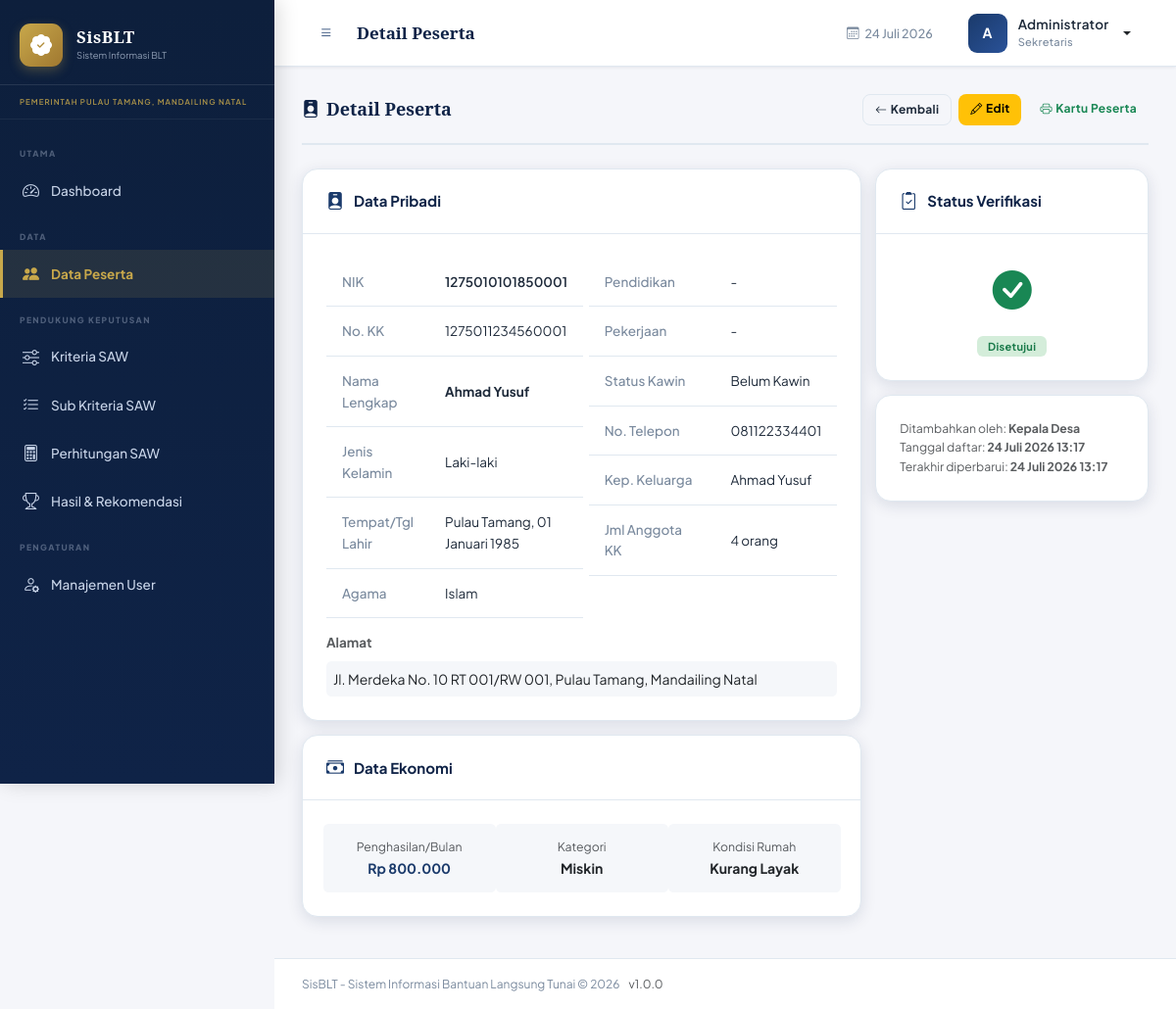
Screenshot of /pages/peserta/detail.php?id=1 (signed in) with the database file from the repository.
### tables this page shows
CREATE TABLE peserta (
    id INT AUTO_INCREMENT PRIMARY KEY,
    nik VARCHAR(16) NOT NULL UNIQUE,
    nama_lengkap VARCHAR(150) NOT NULL,
    tempat_lahir VARCHAR(100),
    tanggal_lahir DATE,
    jenis_kelamin ENUM('L', 'P') NOT NULL,
    agama VARCHAR(30),
    pendidikan VARCHAR(50),
    pekerjaan VARCHAR(100),
    status_kawin ENUM('Belum Kawin', 'Kawin', 'Cerai Hidup', 'Cerai Mati') DEFAULT 'Belum Kawin',
    alamat TEXT NOT NULL,
    rt VARCHAR(5),
    rw VARCHAR(5),
    kelurahan_id INT,
    kode_pos VARCHAR(10),
    no_telepon VARCHAR(20),
    no_kk VARCHAR(16),
    nama_kepala_keluarga VARCHAR(150),
    jumlah_anggota_keluarga INT DEFAULT 1 CHECK (jumlah_anggota_keluarga > 0),
    jumlah_anak_usia_sekolah INT DEFAULT 0 CHECK (jumlah_anak_usia_sekolah >= 0),
    penghasilan_bulanan DECIMAL(15,2) DEFAULT 0 CHECK (penghasilan_bulanan >= 0),
    kategori_kemiskinan ENUM('Sangat Miskin', 'Miskin', 'Hampir Miskin') DEFAULT 'Miskin',
    kondisi_rumah ENUM('Tidak Layak', 'Kurang Layak', 'Layak') DEFAULT 'Kurang Layak',
    foto_ktp VARCHAR(255) DEFAULT NULL,
    foto_kk VARCHAR(255) DEFAULT NULL,
    foto_peserta VARCHAR(255) DEFAULT NULL,
    status_verifikasi ENUM('menunggu', 'disetujui', 'ditolak') DEFAULT 'menunggu',
    catatan_verifikasi TEXT DEFAULT NULL,
    diverifikasi_oleh INT DEFAULT NULL,
    tanggal_verifikasi DATETIME DEFAULT NULL,
    status_aktif ENUM('aktif', 'nonaktif') DEFAULT 'aktif',
    ditambahkan_oleh INT,
    created_at TIMESTAMP DEFAULT CURRENT_TIMESTAMP,
    updated_at TIMESTAMP DEFAULT CURRENT_TIMESTAMP ON UPDATE CURRENT_TIMESTAMP,
    FOREIGN KEY (kelurahan_id) REFERENCES kelurahan(id) ON DELETE SET NULL,
    FOREIGN KEY (diverifikasi_oleh) REFERENCES users(id) ON DELETE SET NULL,
    FOREIGN KEY (ditambahkan_oleh) REFERENCES users(id) ON DELETE SET NULL,
    KEY idx_nik (nik),
    KEY idx_nama_lengkap (nama_lengkap),
    KEY idx_kelurahan_id (kelurahan_id),
    KEY idx_status_verifikasi (status_verifikasi),
    KEY idx_status_aktif (status_aktif),
    KEY idx_created_at (created_at),
    KEY idx_kategori_kemiskinan (kategori_kemiskinan)
);

CREATE TABLE kelurahan (
    id INT AUTO_INCREMENT PRIMARY KEY,
    nama_kelurahan VARCHAR(100) NOT NULL,
    kecamatan VARCHAR(100) NOT NULL,
    kabupaten VARCHAR(100) NOT NULL DEFAULT 'Pariaman',
    provinsi VARCHAR(100) NOT NULL DEFAULT 'Sumatera Barat',
    created_at TIMESTAMP DEFAULT CURRENT_TIMESTAMP,
    KEY idx_nama_kelurahan (nama_kelurahan),
    KEY idx_kecamatan (kecamatan),
    UNIQUE KEY unique_kelurahan (nama_kelurahan, kecamatan, kabupaten)
);

CREATE TABLE users (
    id INT AUTO_INCREMENT PRIMARY KEY,
    nama VARCHAR(100) NOT NULL,
    username VARCHAR(50) NOT NULL UNIQUE,
    password VARCHAR(255) NOT NULL,
    role ENUM('admin', 'atasan', 'sekretaris') NOT NULL DEFAULT 'sekretaris',
    email VARCHAR(100),
    telepon VARCHAR(20),
    foto VARCHAR(255) DEFAULT NULL,
    status ENUM('aktif', 'nonaktif') DEFAULT 'aktif',
    last_login DATETIME DEFAULT NULL,
    created_at TIMESTAMP DEFAULT CURRENT_TIMESTAMP,
    updated_at TIMESTAMP DEFAULT CURRENT_TIMESTAMP ON UPDATE CURRENT_TIMESTAMP,
    KEY idx_username (username),
    KEY idx_role (role),
    KEY idx_status (status)
);

### pages/peserta/detail.php (the view, shortened to what this page needs)
<?php
require_once '../../includes/functions.php';
$id = (int)($_GET['id'] ?? 0);
$peserta = dbFetchOne("SELECT p.*, k.nama_kelurahan, k.kecamatan, u1.nama as ditambah_oleh_nama, u2.nama as verifikator_nama FROM peserta p LEFT JOIN kelurahan k ON p.kelurahan_id=k.id LEFT JOIN users u1 ON p.ditambahkan_oleh=u1.id LEFT JOIN users u2 ON p.diverifikasi_oleh=u2.id WHERE p.id=?", [$id]);
require_once '../../includes/header.php';
?>
<div class="page-header">
    <h5><i class="bi bi-person-badge-fill me-2"></i>Detail Peserta</h5>
    <div class="d-flex gap-2">
        <a href="index.php" class="btn btn-outline-secondary btn-sm"><i class="bi bi-arrow-left me-1"></i>Kembali</a>
        <?php if (in_array($currentUser['role'], ['admin', 'atasan'])): ?>
        <a href="edit.php?id=<?= $id ?>" class="btn btn-warning btn-sm"><i class="bi bi-pencil me-1"></i>Edit</a>
        <?php endif; ?>
        <a href="../laporan/cetak_kartu.php?id=<?= $id ?>" target="_blank" class="btn btn-outline-success btn-sm"><i class="bi bi-printer me-1"></i>Kartu Peserta</a>
    </div>
</div>
<div class="row g-3">
    <div class="col-md-8">
        <div class="card mb-3">
            <div class="card-header"><i class="bi bi-person-badge-fill"></i> Data Pribadi</div>
            <div class="card-body">
                <div class="row g-3">
                    <div class="col-md-6">
                        <table class="table table-sm table-borderless mb-0">
                            <tr><td class="text-muted" style="width:130px">NIK</td><td class="fw-semibold"><?= sanitize($peserta['nik']) ?></td></tr>
                            <tr><td class="text-muted">No. KK</td><td><?= sanitize($peserta['no_kk'] ?? '-') ?></td></tr>
                            <tr><td class="text-muted">Nama Lengkap</td><td class="fw-bold"><?= sanitize($peserta['nama_lengkap']) ?></td></tr>
                            <tr><td class="text-muted">Jenis Kelamin</td><td><?= $peserta['jenis_kelamin'] === 'L' ? 'Laki-laki' : 'Perempuan' ?></td></tr>
                            <tr><td class="text-muted">Tempat/Tgl Lahir</td><td><?= sanitize($peserta['tempat_lahir']) ?>, <?= formatTanggal($peserta['tanggal_lahir']) ?></td></tr>
                            <tr><td class="text-muted">Agama</td><td><?= sanitize($peserta['agama']) ?></td></tr>
                        </table>
                    </div>
                    <div class="col-md-6">
                        <table class="table table-sm table-borderless mb-0">
                            <tr><td class="text-muted" style="width:130px">Pendidikan</td><td><?= sanitize($peserta['pendidikan'] ?? '-') ?></td></tr>
                            <tr><td class="text-muted">Pekerjaan</td><td><?= sanitize($peserta['pekerjaan'] ?? '-') ?></td></tr>
                            <tr><td class="text-muted">Status Kawin</td><td><?= sanitize($peserta['status_kawin']) ?></td></tr>
                            <tr><td class="text-muted">No. Telepon</td><td><?= sanitize($peserta['no_telepon'] ?? '-') ?></td></tr>
                            <tr><td class="text-muted">Kep. Keluarga</td><td><?= sanitize($peserta['nama_kepala_keluarga'] ?? '-') ?></td></tr>
                            <tr><td class="text-muted">Jml Anggota KK</td><td><?= $peserta['jumlah_anggota_keluarga'] ?> orang</td></tr>
                        </table>
                    </div>
                    <div class="col-12">
                        <label class="form-label text-muted small">Alamat</label>
                        <div class="p-2 rounded" style="background:#f5f7fa">
                            <?= sanitize($peserta['alamat']) ?> RT <?= sanitize($peserta['rt']) ?>/RW <?= sanitize($peserta['rw']) ?>,
                            <?= sanitize($peserta['nama_kelurahan'] ?? '-') ?>, <?= sanitize($peserta['kecamatan'] ?? '') ?><?= $peserta['kode_pos'] ? ', ' . sanitize($peserta['kode_pos']) : '' ?>
                        </div>
                    </div>
                </div>
            </div>
        </div>
        <div class="card mb-3">
            <div class="card-header"><i class="bi bi-cash-stack"></i> Data Ekonomi</div>
            <div class="card-body">
                <div class="row g-2">
                    <div class="col-md-4 text-center p-3 rounded" style="background:#f5f7fa">
                        <div class="text-muted small">Penghasilan/Bulan</div>
                        <div class="fw-bold" style="color:var(--primary)"><?= formatRupiah($peserta['penghasilan_bulanan']) ?></div>
                    </div>
                    <div class="col-md-4 text-center p-3 rounded" style="background:#f5f7fa">
                        <div class="text-muted small">Kategori</div>
                        <div class="fw-bold"><?= sanitize($peserta['kategori_kemiskinan']) ?></div>
                    </div>
                    <div class="col-md-4 text-center p-3 rounded" style="background:#f5f7fa">
                        <div class="text-muted small">Kondisi Rumah</div>
                        <div class="fw-bold"><?= sanitize($peserta['kondisi_rumah']) ?></div>
                    </div>
                </div>
            </div>
        </div>
    </div>
    <div class="col-md-4">
        <div class="card mb-3">
            <div class="card-header"><i class="bi bi-clipboard2-check"></i> Status Verifikasi</div>
            <div class="card-body text-center">
                <div class="mb-3" style="font-size:40px">
                    <?php if ($peserta['status_verifikasi'] === 'disetujui'): ?><i class="bi bi-check-circle-fill text-success"></i>
                    <?php elseif ($peserta['status_verifikasi'] === 'ditolak'): ?><i class="bi bi-x-circle-fill text-danger"></i>
                    <?php else: ?><i class="bi bi-hourglass-split text-warning"></i><?php endif; ?>
                </div>
                <?= badgeStatus($peserta['status_verifikasi']) ?>
            </div>
        </div>
        <div class="card mt-3">
            <div class="card-body">
                <div class="text-muted small">
                    <div>Ditambahkan oleh: <strong><?= sanitize($peserta['ditambah_oleh_nama'] ?? '-') ?></strong></div>
                    <div>Tanggal daftar: <strong><?= formatTanggal($peserta['created_at'], true) ?></strong></div>
                    <div>Terakhir diperbarui: <strong><?= formatTanggal($peserta['updated_at'], true) ?></strong></div>
                </div>
            </div>
        </div>
    </div>
</div>
<?php require_once '../../includes/footer.php'; ?>

### includes/functions.php (shortened to what this page needs)
<?php
function getDB() {
    static $conn = null;
    if ($conn === null) {
        $conn = new mysqli(DB_HOST, DB_USER, DB_PASS, DB_NAME);
        $conn->set_charset(DB_CHARSET);
    }
    return $conn;
}
function isLoggedIn() {
    return isset($_SESSION['user_id']) && !empty($_SESSION['user_id']);
}
function getCurrentUser() {
    return [
        'id'    => $_SESSION['user_id'],
        'nama'  => $_SESSION['user_nama'],
        'role'  => $_SESSION['user_role'],
        'username' => $_SESSION['user_username'],
    ];
}
function dbQuery($sql, $params = [], $types = '') {
    $db = getDB();
    $stmt = $db->prepare($sql);
    if ($params) {
        if (!$types) {
            $types = str_repeat('s', count($params));
        }
        $stmt->bind_param($types, ...$params);
    }
    $stmt->execute();
    return $stmt;
}
function dbFetchOne($sql, $params = [], $types = '') {
    $stmt = dbQuery($sql, $params, $types);
    $result = $stmt->get_result();
    return $result->fetch_assoc();
}
function formatRupiah($amount) {
    return 'Rp ' . number_format($amount, 0, ',', '.');
}
function formatTanggal($date, $withTime = false) {
    $bulan = ['', 'Januari', 'Februari', 'Maret', 'April', 'Mei', 'Juni',
              'Juli', 'Agustus', 'September', 'Oktober', 'November', 'Desember'];
    $ts = strtotime($date);
    $d = date('d', $ts);
    $m = $bulan[(int)date('m', $ts)];
    $y = date('Y', $ts);
    $result = "$d $m $y";
    if ($withTime) $result .= ' ' . date('H:i', $ts);
    return $result;
}
function sanitize($str) {
    return htmlspecialchars(trim($str ?? ''), ENT_QUOTES, 'UTF-8');
}
function badgeStatus($status) {
    $map = [
        'menunggu'   => ['warning', 'Menunggu'],
        'disetujui'  => ['success', 'Disetujui'],
        'ditolak'    => ['danger', 'Ditolak'],
        'aktif'      => ['success', 'Aktif'],
        'nonaktif'   => ['secondary', 'Nonaktif'],
        'sudah_bayar'=> ['success', 'Sudah Dibayar'],
        'gagal'      => ['danger', 'Gagal'],
        'draft'      => ['secondary', 'Draft'],
        'selesai'    => ['info', 'Selesai'],
    ];
    $info = $map[$status] ?? ['secondary', ucfirst($status)];
    return '<span class="badge bg-' . $info[0] . '">' . $info[1] . '</span>';
}

### assets/css/style.css (style rules this page uses)
:root { --primary: #1a3a6b; --primary-dark: #0f2347; --primary-light: #2a5298; --accent: #c8a84b; --accent-light: #f0d88a; --sidebar-w: 280px; --topbar-h: 68px; --bg: #f5f6fa; --card-bg: #ffffff; --text: #1e2a3a; --text-muted: #7a8a9e; --border: #e0e8f0; --success: #1a7a4a; --warning: #b08000; --danger: #a02020; --sidebar-bg: #0f2347; --sidebar-text: #c8d4e8; --sidebar-hover: rgba(200,168,75,0.12); --sidebar-active:#c8a84b; --shadow-sm: 0 1px 3px rgba(15,35,71,0.08); --shadow: 0 4px 16px rgba(15,35,71,0.12); --shadow-lg: 0 8px 32px rgba(15,35,71,0.15); --radius: 10px; --radius-lg: 16px; --font-main: 'Plus Jakarta Sans', sans-serif; --font-serif: 'Noto Serif', serif; }
*, *::before, *::after { box-sizing: border-box; margin: 0; padding: 0; }
html, body { height: 100%; font-family: var(--font-main); background: var(--bg); color: var(--text); font-size: 14px; line-height: 1.6; }
.card { background: var(--card-bg); border: 1px solid var(--border); border-radius: var(--radius-lg); box-shadow: var(--shadow); transition: all .3s ease; }
.card-header { padding: 18px 24px; background: transparent; border-bottom: 1px solid var(--border); font-weight: 700; font-size: 15px; display: flex; align-items: center; gap: 10px; color: var(--primary-dark); }
.card-header i { color: var(--primary); font-size: 18px; }
.card-body { padding: 24px; }
.table { font-size: 13.5px; border-collapse: collapse; margin-bottom: 0; }
.table tbody tr { border-bottom: 1px solid var(--border); transition: background .15s; }
.table td { vertical-align: middle; padding: 14px 16px; color: var(--text); }
.table .text-muted { color: var(--text-muted) !important; font-weight: 500; }
.form-label { font-weight: 700; font-size: 13.5px; color: var(--primary-dark); margin-bottom: 8px; display: block; }
.btn { font-size: 13.5px; font-weight: 700; border-radius: 8px; padding: 9px 18px; transition: all .2s ease; border: none; cursor: pointer; letter-spacing: .3px; }
.btn-outline-secondary { border: 1.5px solid var(--border); color: var(--text); background: transparent; }
.btn-sm { padding: 6px 12px; font-size: 12px; }
.badge { font-size: 11px; font-weight: 700; padding: 5px 11px; border-radius: 6px; letter-spacing: .3px; display: inline-block; }
.badge.bg-success { background: #d4edda !important; color: var(--success) !important; }
.page-header { display: flex; align-items: center; justify-content: space-between; margin-bottom: 24px; padding-bottom: 18px; border-bottom: 2px solid var(--border); }
.page-header h5 { font-family: var(--font-serif); color: var(--primary-dark); margin: 0; font-size: 18px; font-weight: 700; }

### rows the page displays
peserta: nik "1275010101850001", no_kk "1275011234560001", nama_lengkap "Ahmad Yusuf", tempat_lahir "Pulau Tamang", tanggal_lahir "01 Januari 1985", agama "Islam", pendidikan "-", pekerjaan "-", status_kawin "Belum Kawin", no_telepon "081122334401", nama_kepala_keluarga "Ahmad Yusuf", jumlah_anggota_keluarga "4", alamat "Jl. Merdeka No. 10", rt "001", rw "001", kelurahan.nama_kelurahan "Pulau Tamang", kelurahan.kecamatan "Mandailing Natal", penghasilan_bulanan "Rp 800.000", kategori_kemiskinan "Miskin", kondisi_rumah "Kurang Layak", status_verifikasi "Disetujui", ditambahkan_oleh.nama "Kepala Desa", created_at "24 Juli 2026 13:17", updated_at "24 Juli 2026 13:17"

### other values shown
APP_SHORT "SisBLT"
APP_INSTANSI "PEMERINTAH PULAU TAMANG, MANDAILING NATAL"
$pageTitle "Detail Peserta"
substr($currentUser['nama'], 0, 1) "A"
$currentUser['nama'] "Administrator"
getRoleLabel($currentUser['role']) "Sekretaris"
APP_NAME "SisBLT - Sistem Informasi Bantuan Langsung Tunai"
APP_TAHUN "2026"
APP_VERSION "1.0.0"
